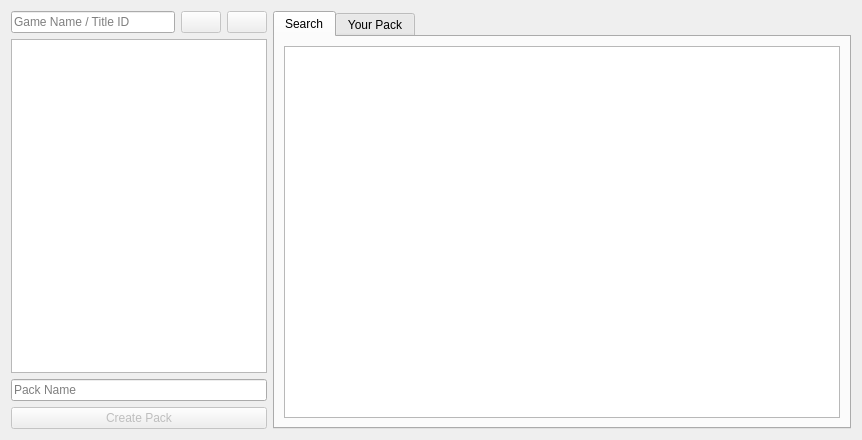
<?xml version="1.0" encoding="UTF-8"?>
<ui version="4.0">
 <class>GamerPicturePackDialog</class>
 <widget class="QDialog" name="GamerPicturePackDialog">
  <property name="geometry">
   <rect>
    <x>0</x>
    <y>0</y>
    <width>862</width>
    <height>440</height>
   </rect>
  </property>
  <property name="minimumSize">
   <size>
    <width>862</width>
    <height>440</height>
   </size>
  </property>
  <property name="windowTitle">
   <string>Gamer Picture Pack Creator</string>
  </property>
  <property name="windowIcon">
   <iconset resource="Resources.qrc">
    <normaloff>:/Images/Leaner24.png</normaloff>:/Images/Leaner24.png</iconset>
  </property>
  <layout class="QHBoxLayout" name="horizontalLayout_4">
   <item>
    <layout class="QHBoxLayout" name="horizontalLayout_3" stretch="0,9">
     <item>
      <layout class="QVBoxLayout" name="verticalLayout">
       <item>
        <layout class="QHBoxLayout" name="horizontalLayout">
         <item>
          <widget class="QLineEdit" name="txtSearch">
           <property name="placeholderText">
            <string>Game Name / Title ID</string>
           </property>
          </widget>
         </item>
         <item>
          <widget class="QPushButton" name="pushButton">
           <property name="enabled">
            <bool>false</bool>
           </property>
           <property name="text">
            <string/>
           </property>
           <property name="icon">
            <iconset resource="Resources.qrc">
             <normaloff>:/Images/go.png</normaloff>:/Images/go.png</iconset>
           </property>
          </widget>
         </item>
         <item>
          <widget class="QPushButton" name="btnStopSearch">
           <property name="enabled">
            <bool>false</bool>
           </property>
           <property name="toolTip">
            <string>Stop Searching</string>
           </property>
           <property name="text">
            <string/>
           </property>
           <property name="icon">
            <iconset resource="Resources.qrc">
             <normaloff>:/Images/delete.png</normaloff>:/Images/delete.png</iconset>
           </property>
          </widget>
         </item>
        </layout>
       </item>
       <item>
        <widget class="QListWidget" name="listGameNames"/>
       </item>
       <item>
        <widget class="QLineEdit" name="txtPackName">
         <property name="maxLength">
          <number>64</number>
         </property>
         <property name="placeholderText">
          <string>Pack Name</string>
         </property>
        </widget>
       </item>
       <item>
        <widget class="QPushButton" name="btnCreatePack">
         <property name="enabled">
          <bool>false</bool>
         </property>
         <property name="text">
          <string>Create Pack</string>
         </property>
         <property name="icon">
          <iconset resource="Resources.qrc">
           <normaloff>:/Images/gamerpicture.png</normaloff>:/Images/gamerpicture.png</iconset>
         </property>
         <property name="iconSize">
          <size>
           <width>28</width>
           <height>28</height>
          </size>
         </property>
        </widget>
       </item>
      </layout>
     </item>
     <item>
      <widget class="QTabWidget" name="tabWidget">
       <property name="currentIndex">
        <number>0</number>
       </property>
       <widget class="QWidget" name="tabSearch">
        <attribute name="title">
         <string>Search</string>
        </attribute>
        <layout class="QVBoxLayout" name="verticalLayout_2">
         <item>
          <widget class="QListWidget" name="listSearch">
           <property name="dragDropMode">
            <enum>QAbstractItemView::NoDragDrop</enum>
           </property>
           <property name="iconSize">
            <size>
             <width>64</width>
             <height>64</height>
            </size>
           </property>
           <property name="movement">
            <enum>QListView::Static</enum>
           </property>
           <property name="viewMode">
            <enum>QListView::IconMode</enum>
           </property>
           <property name="uniformItemSizes">
            <bool>true</bool>
           </property>
          </widget>
         </item>
        </layout>
       </widget>
       <widget class="QWidget" name="tabPack">
        <attribute name="title">
         <string>Your Pack</string>
        </attribute>
        <layout class="QVBoxLayout" name="verticalLayout_3">
         <item>
          <widget class="QListWidget" name="listPack">
           <property name="editTriggers">
            <set>QAbstractItemView::NoEditTriggers</set>
           </property>
           <property name="dragDropMode">
            <enum>QAbstractItemView::NoDragDrop</enum>
           </property>
           <property name="iconSize">
            <size>
             <width>64</width>
             <height>64</height>
            </size>
           </property>
           <property name="movement">
            <enum>QListView::Static</enum>
           </property>
           <property name="viewMode">
            <enum>QListView::IconMode</enum>
           </property>
          </widget>
         </item>
        </layout>
       </widget>
      </widget>
     </item>
    </layout>
   </item>
  </layout>
 </widget>
 <resources>
  <include location="Resources.qrc"/>
 </resources>
 <connections/>
</ui>
